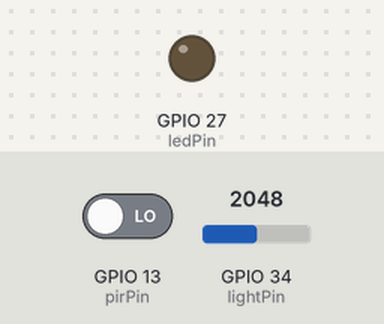
Simulated run of this sketch. Board: ESP32. Shown: output pins drawn as LEDs (lit = HIGH). Inputs (shaded band) come from the test bench; at power-on: GPIO 13 (pirPin) LOW, GPIO 34 (lightPin) = 2048. WiFi joins after 1.5 s; servers stay silent unless stated; random numbers use the default seed unless the sketch sets one; no MQTT or app messages arrive unless stated; what the sketch prints to the serial monitor is not drawn.

Above: at 2.7 s.
2.8 s: GPIO 13 (pirPin) driven HIGH
At 4.5 s:
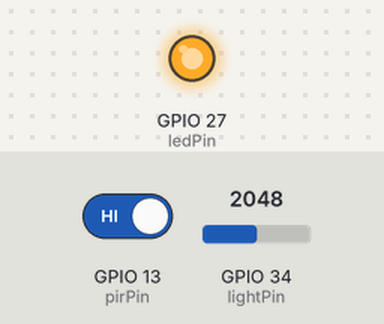
5.5 s: GPIO 34 (lightPin) set to 764
8.2 s: GPIO 34 (lightPin) set to 643
At 10.5 s:
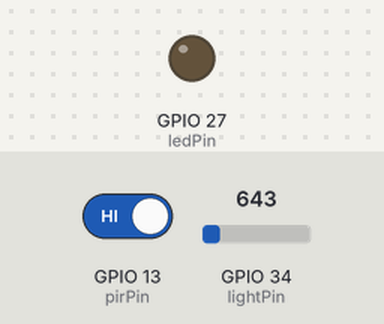
13.0 s: GPIO 34 (lightPin) set to 740
At 14.9 s:
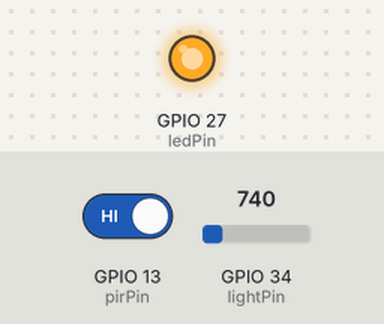
15.7 s: GPIO 34 (lightPin) set to 660
At 18.1 s:
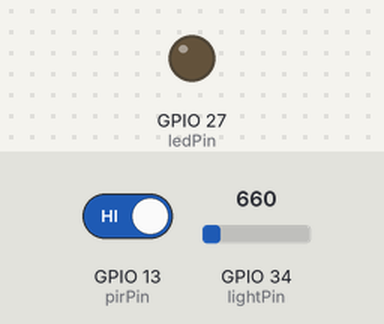
Timing chart, 0 to 19.6 s (numbered marks = the images above; inputs shaded):
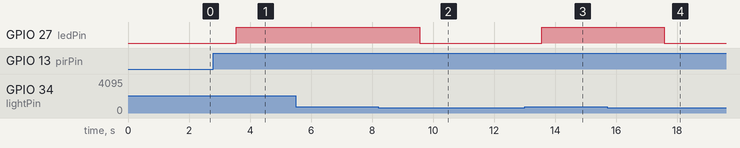

The sketch:

sketch.ino
```cpp
#include <WiFi.h>
#include <PubSubClient.h>

const int pirPin = 13;
const int lightPin = 34;
const int ledPin = 27;

const int darkThreshold = 700;

// Wokwi Wi-Fi
const char* ssid = "Wokwi-GUEST";
const char* password = "";

// Public MQTT broker
const char* mqttServer = "broker.hivemq.com";
const int mqttPort = 1883;

WiFiClient espClient;
PubSubClient client(espClient);

void connectWiFi() {
  Serial.print("Connecting to WiFi");

  WiFi.begin(ssid, password);

  while (WiFi.status() != WL_CONNECTED) {
    delay(500);
    Serial.print(".");
  }

  Serial.println();
  Serial.println("WiFi connected");
}

void connectMQTT() {
  while (!client.connected()) {
    Serial.print("Connecting to MQTT...");

    String clientId = "smart-lighting-esp32-";
    clientId += String(random(0xffff), HEX);

    if (client.connect(clientId.c_str())) {
      Serial.println("connected");
    } else {
      Serial.print("failed, rc=");
      Serial.print(client.state());
      Serial.println(" retrying...");
      delay(2000);
    }
  }
}

void setup() {
  Serial.begin(115200);

  pinMode(pirPin, INPUT);
  pinMode(lightPin, INPUT);
  pinMode(ledPin, OUTPUT);

  connectWiFi();

  client.setServer(mqttServer, mqttPort);
}

void loop() {
  if (!client.connected()) {
    connectMQTT();
  }

  client.loop();

  int motion = digitalRead(pirPin);
  int lightValue = analogRead(lightPin);

  bool isDark = lightValue > darkThreshold;

  if (motion == HIGH && isDark) {
    digitalWrite(ledPin, HIGH);
  } else {
    digitalWrite(ledPin, LOW);
  }

  String ledStatus = (motion == HIGH && isDark) ? "ON" : "OFF";

  // Publish values
  client.publish("smartlighting/motion",
                 motion == HIGH ? "Detected" : "No motion");

  client.publish("smartlighting/light",
                 String(lightValue).c_str());

  client.publish("smartlighting/led",
                 ledStatus.c_str());

  Serial.print("Motion: ");
  Serial.print(motion == HIGH ? "Detected" : "No motion");

  Serial.print(" | Light value: ");
  Serial.print(lightValue);

  Serial.print(" | LED: ");
  Serial.println(ledStatus);

  Serial.println("MQTT data published");

  delay(2000);
}
```

Measured:
- the behaviour switches between 701 and 700 on GPIO 34 (lightPin) (found by bisection; images 1 and 2)
- after the input at 2.8 s, GPIO 27 (ledPin): LOW → HIGH after 0.76 s
- after the input at 5.5 s, every drawn part: stays the same
- after the input at 8.2 s, GPIO 27 (ledPin): HIGH → LOW after 1.4 s
- after the input at 13.0 s, GPIO 27 (ledPin): LOW → HIGH after 0.57 s
- after the input at 15.7 s, GPIO 27 (ledPin): HIGH → LOW after 1.9 s
